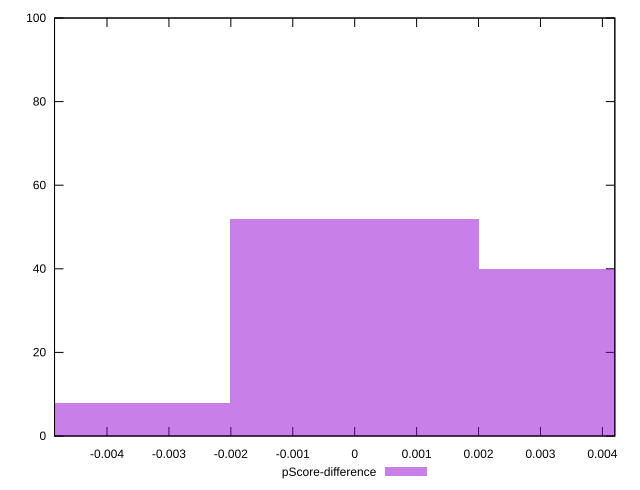

Source code (gnuplot):
reset

$pScoreDifference <<EOF
0.004027246084741614 40
0 52
-0.004027246084741614 8
EOF

set key outside below
set boxwidth 0.004027246084741614
set xrange [-0.004847373521469828:0.00420071019771158]
set yrange [0:100]
set trange [0:100]
set style fill transparent solid 0.5 noborder
set terminal svg size 640, 490 enhanced background rgb 'white'
set output "reports/report_00030_2021-02-24T20-42-31.540Z/interactive/samples/astro/pScore-difference/histogram.svg"

plot $pScoreDifference title "pScore-difference" with boxes

reset
